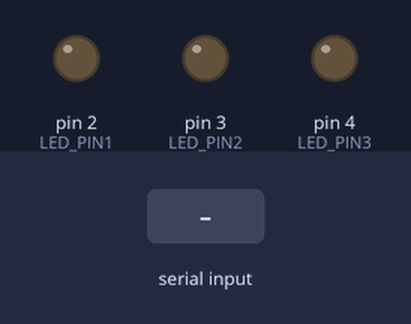
A sketch run on a simulated Arduino Uno, built with avr-gcc and run on an emulated ATmega328P. Shown: output pins drawn as LEDs (lit = HIGH). The test bench sets the inputs (shaded band).

Above: at 1.2 s.
1.3 s: "1" received over the second serial link
Timing chart, 0 to 4.3 s (numbered marks = the images above; inputs shaded):
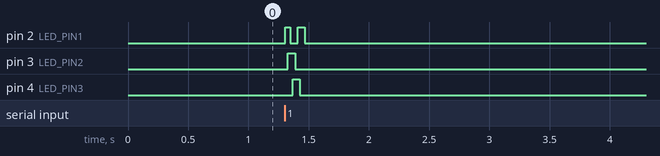

The sketch:

Arduino_Kantar_Aged_Simulator.ino.ino
```cpp
#include <SoftwareSerial.h>
SoftwareSerial BTSerial(5,6);
int LED_PIN1=2;
int LED_PIN2=3;
int LED_PIN3=4;

void setup() {
  BTSerial.begin(9600);
  pinMode(LED_PIN1, OUTPUT);
  pinMode(LED_PIN2, OUTPUT);
  pinMode(LED_PIN3, OUTPUT);

}

 void loop() {

//delay(100);
  if(BTSerial.available()){
    int gelen= BTSerial.read();
    led_loop();
    }
  else{
    BTSerial.write("=150.000B0");
    BTSerial.write(0xFF);
    }


 }

void led_loop(){
  digitalWrite(LED_PIN1,HIGH);
  delay(20);
  digitalWrite(LED_PIN2,HIGH);
  delay(20);
  digitalWrite(LED_PIN1,LOW);
  delay(20);
  digitalWrite(LED_PIN3,HIGH);
  delay(20);
  digitalWrite(LED_PIN2,LOW);
  delay(20);
  digitalWrite(LED_PIN1,HIGH);
  delay(20);
  digitalWrite(LED_PIN3,LOW);
  delay(20);
  digitalWrite(LED_PIN2,LOW);
  delay(20);
  digitalWrite(LED_PIN1,LOW);
  delay(20);

  }
```

Measured:
- after the input at 1.3 s, pin 2 (LED_PIN1): alternates HIGH for 0.05 s and LOW for 0.06 s, 4 changes in all, then stays LOW, starting at once; pin 3 (LED_PIN2): LOW → HIGH at once, → LOW 0.06 s later; pin 4 (LED_PIN3): LOW → HIGH after 0.07 s, → LOW 0.06 s later
